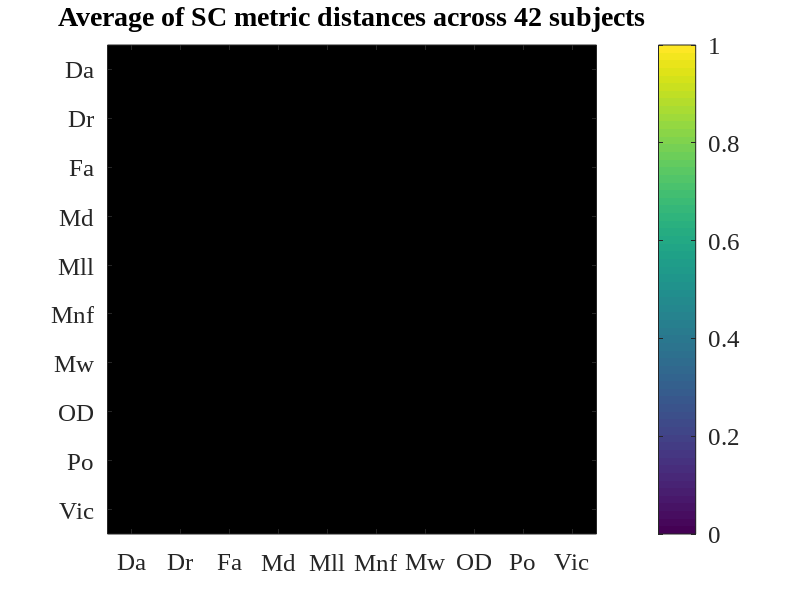
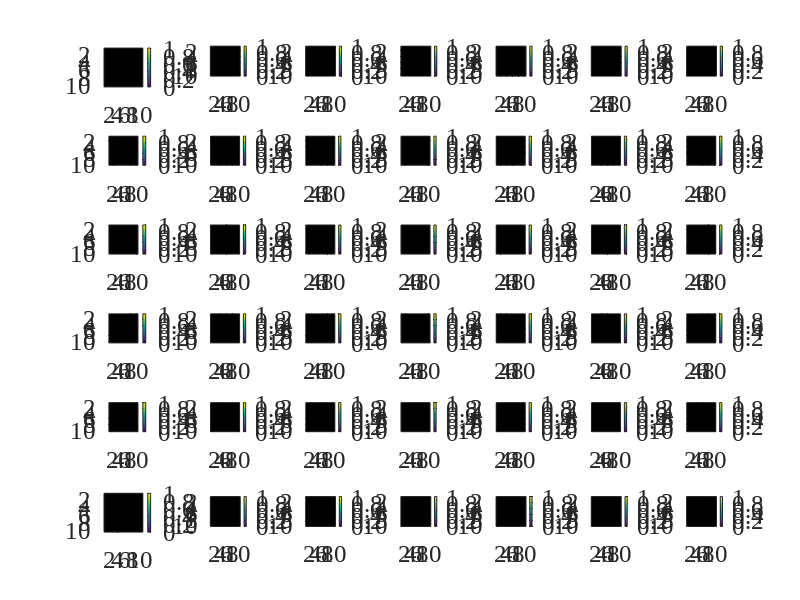

Here is the MATLAB script that generated these plots, in order: (Note: this script raises an error after producing the figures.)
%% initialize environment
close all;
clearvars
clc

%% changing default fontsize
fontsize = 20;
set(0,'DefaultAxesFontName','Times New Roman');
set(0,'DefaultAxesFontSize',fontsize-2);

set(0,'DefaultTextFontname','Times New Roman');
set(0,'DefaultTextFontSize',fontsize);

%% configs

configs.numRegions = 360; %Number of brain regions
configs.mask_ut = triu(true(configs.numRegions,configs.numRegions),1); % upper triangular mask
configs.numDiffMetrics = 10; %
configs.numFCs = 420;
configs.numSubjects = configs.numFCs / configs.numDiffMetrics;
configs.numEdges = nnz(configs.mask_ut);
% configs.numVisits = 2; % 2 visits per subject (test-retest)
configs.max_numPCs = 2*configs.numSubjects; % maximum number of PCs == data dimension
configs.score = 'frobenius';
configs.non_negative = false;
%% load data

connectivity_matrix = zeros(configs.numEdges, 420);
cd('../Connectivity_data')
D = dir;
col = 1;
for k = 4:length(D)
    if D(k).isdir
        currD = D(k).name;
        cd(currD);
        files = dir('*_mean.csv');
        for file = files'
            temp_mat = csvread(file.name);
            upper_triu = temp_mat(configs.mask_ut);
            connectivity_matrix(:,col) = upper_triu;
            col = col + 1;
        end
        cd('..')
    end
end
cd('../Scripts')
%% Distance matrix for each patient (n_edges x n_metrics x n_subjects)
metrics = {'Da', 'Dr', 'Fa', 'Md', 'Mll', 'Mnf', 'Mw', 'OD', 'Po', 'Vic'};
ut_mask = triu(true(configs.numDiffMetrics),1);
diag_mask = logical(eye(configs.numDiffMetrics));
cols = 1:10:configs.numFCs;
mnf_connectivity = connectivity_matrix(:,6:10:end);
mask_mnf = sum(mnf_connectivity >0, 2) >= 35;
connectivity_matrix = connectivity_matrix(mask_mnf,:);
%%
for subject = 1:configs.numSubjects
    range = cols(subject):cols(subject)+ 9;
    subject_mat = connectivity_matrix(:,range);
%     dist_mat(:,:,subject) = pdist2(subject_mat',subject_mat', 'euclidean');
    dist_mat(:,:,subject) = pdist2(subject_mat',subject_mat', 'spearman');
    subplot(6,7,subject)
    imagesc(dist_mat(:,:,subject))
    axis square
    colorbar
end
dist_mat_avg = squeeze(mean(dist_mat,3));
fig = figure('units','normalized','outerposition',[0 0 1 1]);
imagesc(dist_mat_avg)
axis square
title('Average of SC metric distances across 42 subjects')
set(gca,'xtick',[1:10],'xticklabel',metrics)
set(gca,'ytick',[1:10],'yticklabel',metrics)
colorbar
saveas(fig, '../Images/spearman_avg.png')

%% Pairwise identifiability for closely related metrics
% pairs = [1, 4; 2, 4; 3, 10; 9, 10];
pairs = nchoosek(1:10,2);
metrics = {'Da', 'Dr', 'Fa', 'Md', 'Mll', 'Mnf', 'Mw', 'OD', 'Po', 'Vic'};
pairwise_mat = nan(configs.numEdges, configs.numSubjects * 2);
test_index = 1:42;
retest_index = 43:84;
max_idiff_mat = nan(10);
for metric_1 = 1:10
    for metric_2 = 1:10
        metric1_index = metric_1:10:configs.numFCs;
        metric2_index = metric_2:10:configs.numFCs;
        pairwise_mat = connectivity_matrix(:,[metric1_index, metric2_index]);
        %pairwise_mat(pairwise_mat~=0) = 1; %binarize the matrix before ident
        configs.binary = 0;
        for type = {'frobenius'}
            configs.score = type{1};
            fprintf('Computing for metric %d and %d\n', metric_1, metric_2)
            [Idiff_orig,Ident_mat_orig,Idiff_recon,Idiff_opt,recon_matrix_opt,Ident_mat_recon_opt,PCA_comps_range,m_star, latent] = f_PCA_identifiability(pairwise_mat, test_index, retest_index, configs);
            max_idiff_mat(metric_1, metric_2) = max(Idiff_recon);
            r2 = cumsum(latent) ./ sum(latent);
            %         figure,
            %         plot(r2)
            %         fig = figure('units','normalized','outerposition',[0 0 1 1]); % Plot Figures
            %         %suptitle(['Opt Identifiability Recon at ' int2str(m_star) ' PCA comps'])
            %         subplot(1,3,1);
            %         imagesc(Ident_mat_orig);
            %         axis square; xlabel('subjects (Test)');ylabel('subjects (Retest)');
            %         title(sprintf('original data, Idiff = %0.2f',Idiff_orig)); colorbar; % caxis([0.2 1]);
            %         set(gca,'XTick',[],'YTick',[]);
            %
            %         subplot(1,3,2);
            %         plot(PCA_comps_range,Idiff_orig*ones(length(PCA_comps_range),1),'--r','LineWidth',2); hold on;
            %         plot(PCA_comps_range,Idiff_recon,'-ob','LineWidth',2,'MarkerFaceColor','b','MarkerSize',8);
            %         plot(m_star,Idiff_opt,'-sk','LineWidth',2,'MarkerFaceColor','k','MarkerSize',12);
            %
            %         xlabel('number of PCA components'); ylabel('Idiff (%)');
            %         axis square;
            %         legend({'original data','reconstruction','optimal reconstruction'},'Location','SouthEast');
            %         title(sprintf('%s | %s | %s', metrics{temp_pair(1)}, metrics{temp_pair(2)}, type{1}))
            %
            %         sprintf('Maximal Identifiability (%0.2f) found at %d PCA comps',Idiff_opt,m_star)
            %
            %         subplot(1,3,3);
            %         imagesc(Ident_mat_recon_opt); axis square; xlabel('Subjects Test');ylabel('Subjects Retest');
            %         title(sprintf('optimal reconstruction, Idiff = %0.2f',max(Idiff_recon))); colorbar; % caxis([0.2 1]);
            %         set(gca,'XTick',[],'YTick',[]);
            %         saveas(fig, sprintf('Images/1-6_binarized_%s.png', type{1}))
        end
        
    end
end
%% 10x10 max I_diff
fig = figure('units','normalized','outerposition',[0 0 1 1]);
imagesc(max_idiff_mat)
axis square
title('Max Identifiability across 42 subjects')
set(gca,'xtick',[1:10],'xticklabel',metrics)
set(gca,'ytick',[1:10],'yticklabel',metrics)
colorbar
saveas(fig, '../Images/max_ident_mat.png')
%% How many shared edges in all 42 FCs?
metric = 'Dr';
indices = find(ismember(metrics, metric)):10:configs.numFCs; %index of conn. matrix for given metric
matching_edges = find(connectivity_matrix(:,indices(1)));


for i = indices(2:end)
    next_edges = find(connectivity_matrix(:,i));
    matching_edges = intersect(matching_edges, next_edges);
end

avg_num_edges = nnz(connectivity_matrix(:,indices))/configs.numSubjects;
fprintf('Average edges per subject for %s: %.2f\n', metric, avg_num_edges)
fprintf('Total matching edges across all %d subjects for %s: %d\n', configs.numSubjects, metric, length(matching_edges))
fprintf('%.2f%% of edges are common across subjects\n', 100*length(matching_edges)/avg_num_edges)








